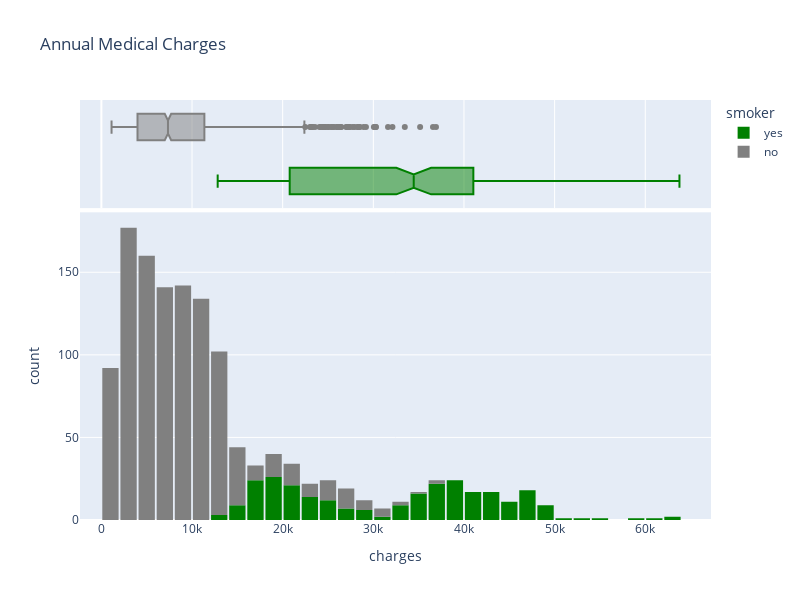

Here is the notebook cell this chart was saved with:
### Code cell
fig = px.histogram(df,
                   x='charges',
                   marginal='box',
                   color='smoker',
                   color_discrete_sequence=['green', 'grey'],
                   title='Annual Medical Charges')
fig.update_layout (width=800, height=600, bargap=0.1)
fig.show()

### Figure 1 — Plotly figure (JSON) as saved in the notebook; plotly's stock layout.template omitted (floating-point values rounded to 4 significant figures; data arrays with more than 128 entries replaced by an {"elided": "..."} marker saying what was removed)
{"data": [{"alignmentgroup": "True", "bingroup": "x", "hovertemplate": "smoker=yes<br>charges=%{x}<br>count=%{y}<extra></extra>", "legendgroup": "yes", "marker": {"color": "green", "pattern": {"shape": ""}}, "name": "yes", "offsetgroup": "yes", "orientation": "v", "showlegend": true, "type": "histogram", "x": {"elided": "274 float values"}, "xaxis": "x", "yaxis": "y"}, {"alignmentgroup": "True", "hovertemplate": "smoker=yes<br>charges=%{x}<extra></extra>", "legendgroup": "yes", "marker": {"color": "green"}, "name": "yes", "notched": true, "offsetgroup": "yes", "showlegend": false, "type": "box", "x": {"elided": "274 float values"}, "xaxis": "x2", "yaxis": "y2"}, {"alignmentgroup": "True", "bingroup": "x", "hovertemplate": "smoker=no<br>charges=%{x}<br>count=%{y}<extra></extra>", "legendgroup": "no", "marker": {"color": "grey", "pattern": {"shape": ""}}, "name": "no", "offsetgroup": "no", "orientation": "v", "showlegend": true, "type": "histogram", "x": {"elided": "1064 float values"}, "xaxis": "x", "yaxis": "y"}, {"alignmentgroup": "True", "hovertemplate": "smoker=no<br>charges=%{x}<extra></extra>", "legendgroup": "no", "marker": {"color": "grey"}, "name": "no", "notched": true, "offsetgroup": "no", "showlegend": false, "type": "box", "x": {"elided": "1064 float values"}, "xaxis": "x2", "yaxis": "y2"}], "layout": {"bargap": 0.1, "barmode": "relative", "height": 600, "legend": {"title": {"text": "smoker"}, "tracegroupgap": 0}, "title": {"text": "Annual Medical Charges"}, "width": 800, "xaxis": {"anchor": "y", "domain": [0, 1], "title": {"text": "charges"}}, "xaxis2": {"anchor": "y2", "domain": [0, 1], "matches": "x", "showgrid": true, "showticklabels": false}, "yaxis": {"anchor": "x", "domain": [0, 0.7326], "title": {"text": "count"}}, "yaxis2": {"anchor": "x2", "domain": [0.7426, 1], "matches": "y2", "showgrid": false, "showline": false, "showticklabels": false, "ticks": ""}}}
